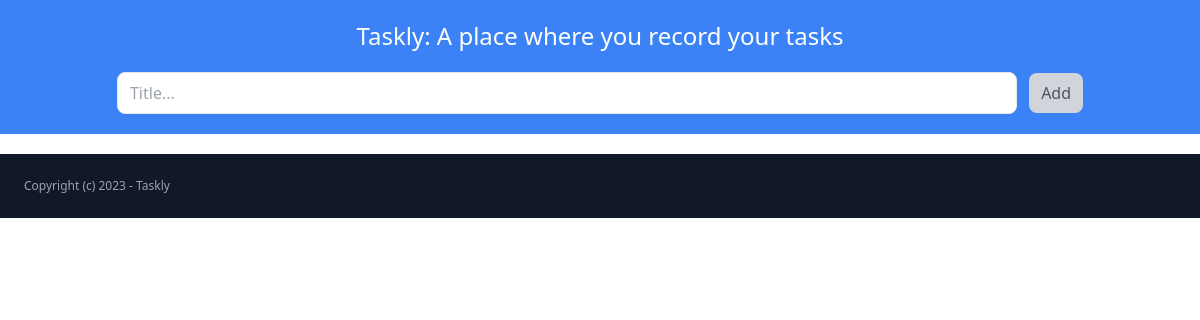
Before: / with the older database file.
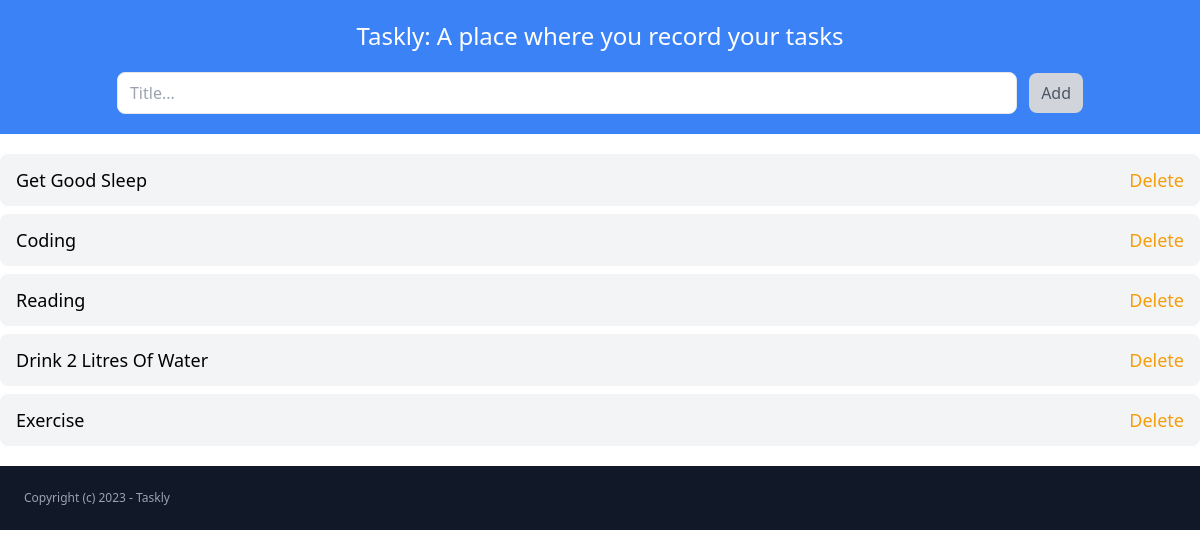
After: the same page with the newer database file.
### todo/models.py (models this page shows, shortened)
class Todo(models.Model):
    title = models.CharField(max_length=1000)

### todo/views.py (the view)
# urls.py: path('', views.index, name='index'),
def index(request):
    todo = Todo.objects.all()
    if request.method == 'POST':
        new_todo = Todo(
            title=request.POST['title']
        )
        new_todo.save()
        return redirect('/')
    return render(request, 'index.html', {'todo': todo})

### templates/index.html (shortened to what this page needs)
<!DOCTYPE html>
<html>
<head>
  <link href="https://cdn.jsdelivr.net/npm/tailwindcss@2.2.16/dist/tailwind.min.css" rel="stylesheet">
</head>
<body>
<div id="myDIV" class="bg-blue-500 py-5 text-white text-center">
  <h2 class="text-2xl">Taskly: A place where you record your tasks</h2>
  <form action="" method="POST" class="mt-5">
    <input type="text" name="title" id="myInput" placeholder="Title..." class="text-black py-2 px-3 w-3/4 border rounded-lg" />
    <button type="submit" class="addBtn bg-gray-300 text-gray-600 py-2 px-3 ml-2 rounded-lg">Add</button>
  </form>
</div>
<ul id="myUL" class="mt-5">
  {% for todos in todo reversed %}
  <li class="py-3 px-4 bg-gray-100 text-lg rounded-lg mb-2 flex items-center justify-between">
    {{todos.title | title}}
    <span class="close">
      <a href="delete/{{todos.id}}" class="text-yellow-500 text-lg no-underline hover:underline">Delete</a>
    </span>
  </li>
  {% endfor %}
</ul>
<footer class="mt-5 p-6 bg-gray-900 ">
  <p class="text-xs text-gray-400 ">
      Copyright (c) 2023 - Taskly
  </p>
</footer>
</body>
</html>

Changed rows visible on the page:
added Todo: title "Get Good Sleep"
added Todo: title "Coding"
added Todo: title "Reading"
added Todo: title "Drink 2 Litres Of Water"
added Todo: title "Exercise"
